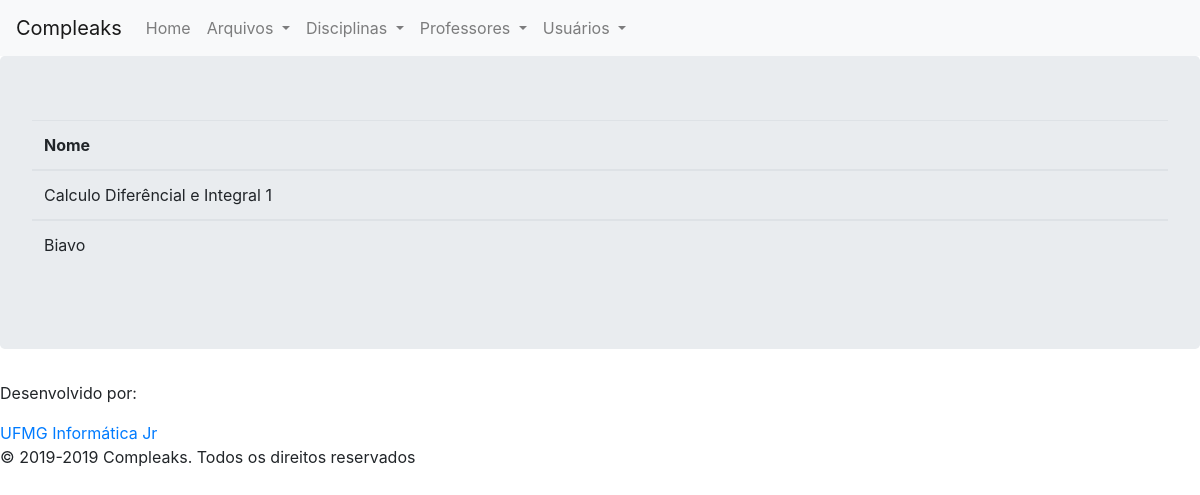
/disciplinas/listar, run on an earlier commit of the app's database.
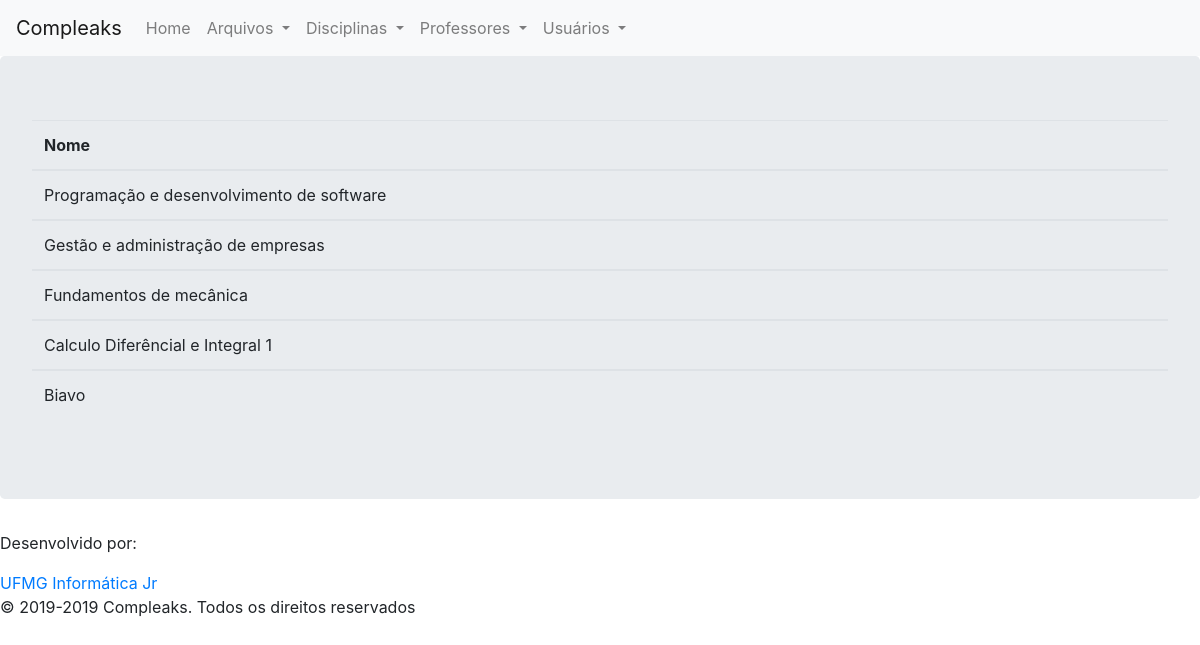
And on a later commit of the database.
### compleaks/disciplinas/models.py (models this page shows, shortened)
class Disciplina(db.Model):
	__tablename__ = 'disciplinas'
	id = db.Column(db.Integer, primary_key=True)
	nome = db.Column(db.String, unique=True)
	data_criacao = db.Column(db.DateTime, default=datetime.now())
	is_eligible = db.Column(db.Boolean)
	data_deletado = db.Column(db.DateTime, nullable=True)
	id_deletor = db.Column(db.Integer, nullable=True)
	motivo_delete = db.Column(db.String(120), nullable=True)
	arquivos = db.relationship('Arquivo', backref='disciplina', lazy=True)

### compleaks/disciplinas/views.py (the view)
@disciplinas.route('/listar', methods=['POST', 'GET'])
def listar():
	disciplinadb = Disciplina.query.order_by(Disciplina.nome.desc())
	if current_user.is_authenticated and current_user.is_admin:
		return render_template('listar_disciplina.html',disciplinadb=disciplinadb)
	else:
		return render_template('lista_disciplina_out.html',disciplinadb=disciplinadb)

### compleaks/disciplinas/templates/disciplinas/lista_disciplina_out.html (shortened to what this page needs)
{% extends "base.html" %}
{% block content %}
      <table class="table">
        <thead>
          <tr>
            <th>Nome</th>
          </tr>
        </thead>
        {% for disciplina in disciplinadb: %}
        <tbody>
          <tr>
            <td>{{ disciplina.nome }}</td>
          </tr>
        </tbody>
        {% endfor %}
      </table>
{% endblock %}

What changed in the data, as far as the page shows it:
added Disciplina: nome "Programação e desenvolvimento de software"
added Disciplina: nome "Gestão e administração de empresas"
added Disciplina: nome "Fundamentos de mecânica"
